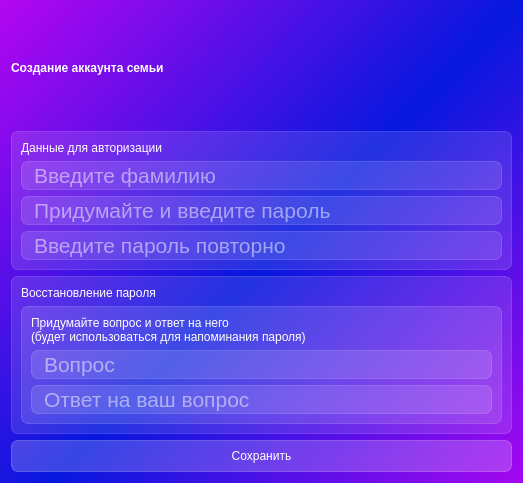
<?xml version="1.0" encoding="UTF-8"?>
<ui version="4.0">
 <class>Form</class>
 <widget class="QWidget" name="Form">
  <property name="geometry">
   <rect>
    <x>0</x>
    <y>0</y>
    <width>523</width>
    <height>483</height>
   </rect>
  </property>
  <property name="windowTitle">
   <string>Form</string>
  </property>
  <property name="styleSheet">
   <string notr="true">background-color: qlineargradient(spread:reflect, x1:0.549682, y1:0.494, x2:0, y2:0, stop:0 rgba(0, 18, 221, 216), stop:1 rgba(179, 0, 241, 216));
font: 10pt &quot;Bahnschrift SemiLight&quot;;

</string>
  </property>
  <layout class="QVBoxLayout" name="verticalLayout">
   <item>
    <widget class="QLabel" name="label_8">
     <property name="styleSheet">
      <string notr="true">color: rgb(255, 255, 255);
font: 75 24pt &quot;MS Shell Dlg 2&quot;;
background-color: none;
border: none;
font-weight: bold;
</string>
     </property>
     <property name="text">
      <string>Создание аккаунта семьи</string>
     </property>
    </widget>
   </item>
   <item>
    <widget class="QFrame" name="passwordFrame">
     <property name="styleSheet">
      <string notr="true">background-color: rgba(255, 255, 255, 30);
border: 1px solid rgba(255, 255, 255, 40);
border-radius: 7px;</string>
     </property>
     <property name="frameShape">
      <enum>QFrame::StyledPanel</enum>
     </property>
     <property name="frameShadow">
      <enum>QFrame::Raised</enum>
     </property>
     <layout class="QVBoxLayout" name="verticalLayout_3">
      <item>
       <widget class="QLabel" name="label">
        <property name="styleSheet">
         <string notr="true">color: rgb(255, 255, 255);
font: 75 20pt &quot;MS Shell Dlg 2&quot;;
background-color: none;
border: none;</string>
        </property>
        <property name="text">
         <string>Данные для авторизации</string>
        </property>
       </widget>
      </item>
      <item>
       <widget class="QLineEdit" name="lineEdit_5">
        <property name="styleSheet">
         <string notr="true">font-size: 16pt;
color:rgb(255, 255, 255);
padding-left: 10px;</string>
        </property>
        <property name="placeholderText">
         <string>Введите фамилию</string>
        </property>
       </widget>
      </item>
      <item>
       <widget class="QLineEdit" name="lineEdit_4">
        <property name="styleSheet">
         <string notr="true">font-size: 16pt;
color:rgb(255, 255, 255);
padding-left: 10px;</string>
        </property>
        <property name="placeholderText">
         <string>Придумайте и введите пароль</string>
        </property>
       </widget>
      </item>
      <item>
       <widget class="QLineEdit" name="lineEdit_3">
        <property name="styleSheet">
         <string notr="true">font-size: 16pt;
color:rgb(255, 255, 255);
padding-left: 10px;</string>
        </property>
        <property name="placeholderText">
         <string>Введите пароль повторно</string>
        </property>
       </widget>
      </item>
     </layout>
    </widget>
   </item>
   <item>
    <widget class="QFrame" name="remembPassFrame">
     <property name="styleSheet">
      <string notr="true">background-color: rgba(255, 255, 255, 30);
border: 1px solid rgba(255, 255, 255, 40);
border-radius: 7px;</string>
     </property>
     <property name="frameShape">
      <enum>QFrame::StyledPanel</enum>
     </property>
     <property name="frameShadow">
      <enum>QFrame::Raised</enum>
     </property>
     <layout class="QVBoxLayout" name="verticalLayout_7">
      <item>
       <widget class="QLabel" name="label_5">
        <property name="styleSheet">
         <string notr="true">color: rgb(255, 255, 255);
font: 75 20pt &quot;MS Shell Dlg 2&quot;;
background-color: none;
border: none;</string>
        </property>
        <property name="text">
         <string>Восстановление пароля</string>
        </property>
       </widget>
      </item>
      <item>
       <widget class="QFrame" name="frame_2">
        <property name="frameShape">
         <enum>QFrame::StyledPanel</enum>
        </property>
        <property name="frameShadow">
         <enum>QFrame::Raised</enum>
        </property>
        <layout class="QVBoxLayout" name="verticalLayout_8">
         <item>
          <widget class="QLabel" name="label_6">
           <property name="styleSheet">
            <string notr="true">color: rgb(255, 255, 255);
font: 75 12pt &quot;MS Shell Dlg 2&quot;;
background-color: none;
border: none;</string>
           </property>
           <property name="text">
            <string>Придумайте вопрос и ответ на него 
(будет использоваться для напоминания пароля)</string>
           </property>
          </widget>
         </item>
         <item>
          <widget class="QLineEdit" name="lineEdit">
           <property name="styleSheet">
            <string notr="true">font-size: 16pt;
color:rgb(255, 255, 255);
padding-left: 10px;</string>
           </property>
           <property name="placeholderText">
            <string>Вопрос</string>
           </property>
          </widget>
         </item>
         <item>
          <widget class="QLineEdit" name="lineEdit_2">
           <property name="styleSheet">
            <string notr="true">font-size: 16pt;
color:rgb(255, 255, 255);
padding-left: 10px;</string>
           </property>
           <property name="placeholderText">
            <string>Ответ на ваш вопрос</string>
           </property>
          </widget>
         </item>
        </layout>
       </widget>
      </item>
     </layout>
    </widget>
   </item>
   <item>
    <widget class="QPushButton" name="pushButton">
     <property name="styleSheet">
      <string notr="true">QPushButton {
font: 11pt &quot;MS Shell Dlg 2&quot;;
color: rgb(255, 255, 255);
background-color: rgba(255, 255, 255, 50);
border: 1px solid rgba(255, 255, 255, 60);
border-radius: 7px;
width: 230px;
height: 30px;
}
QPushButton:hover{
background-color: rgba(255, 255, 255, 60);
}

QPushButton:pressed{
background-color: rgba(255, 255, 255, 80);
}</string>
     </property>
     <property name="text">
      <string>Сохранить</string>
     </property>
    </widget>
   </item>
  </layout>
 </widget>
 <resources/>
 <connections/>
</ui>
